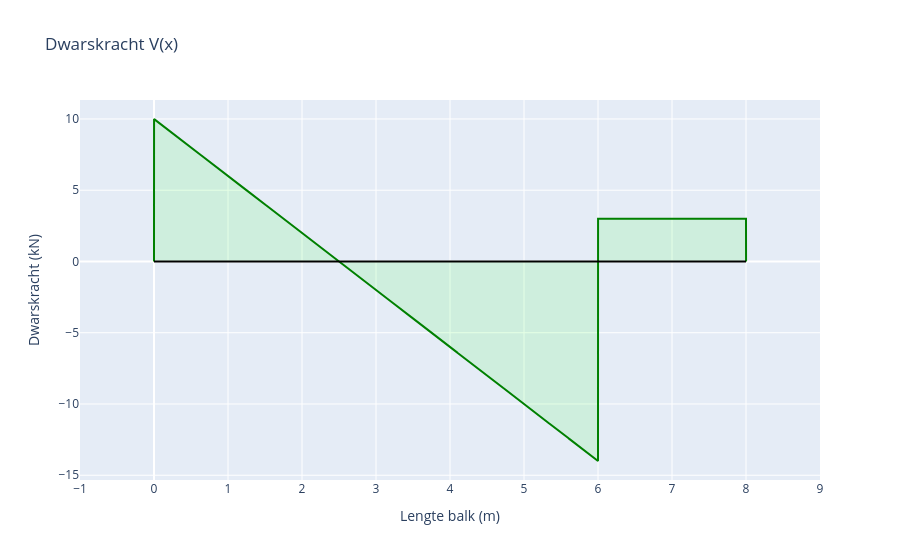

Notebook cell for this chart:
### Markdown cell above
## Dwarskrachtgrafiek

### Code cell
layout = go.Layout(
    title="Dwarskracht V(x)",
    xaxis=dict(dtick=1, title="Lengte balk (m)", range=[-1, lengteBalk+1]),
    yaxis=dict(title="Dwarskracht (kN)"),
    showlegend=False
)

line = go.Scatter(
    x=X,
    y= sum(shearForce),
    mode='lines',
    name='Dwarskracht (kN)',
    fill = 'tonexty',
    line_color='green',
    fillcolor='rgba(0,255,0,0.1)'
)

axis = go.Scatter(
    x= [0,lengteBalk],
    y= [0,0],
    mode='lines',
    line_color='black'
)

fig= go.Figure(data=[line, axis], layout=layout)
fig.show()

### Figure 1 — Plotly figure (JSON) as saved in the notebook; plotly's stock layout.template omitted (floating-point values rounded to 4 significant figures; data arrays with more than 128 entries replaced by an {"elided": "..."} marker saying what was removed)
{"data": [{"fill": "tonexty", "fillcolor": "rgba(0,255,0,0.1)", "line": {"color": "green"}, "mode": "lines", "name": "Dwarskracht (kN)", "type": "scatter", "x": {"elided": "10002 float values"}, "y": {"elided": "10002 float values"}}, {"line": {"color": "black"}, "mode": "lines", "type": "scatter", "x": [0, 8], "y": [0, 0]}], "layout": {"autosize": true, "showlegend": false, "title": {"text": "Dwarskracht V(x)"}, "xaxis": {"dtick": 1, "range": [-1, 9], "title": {"text": "Lengte balk (m)"}, "type": "linear"}, "yaxis": {"autorange": true, "range": [-15.33, 11.33], "title": {"text": "Dwarskracht (kN)"}, "type": "linear"}}}
